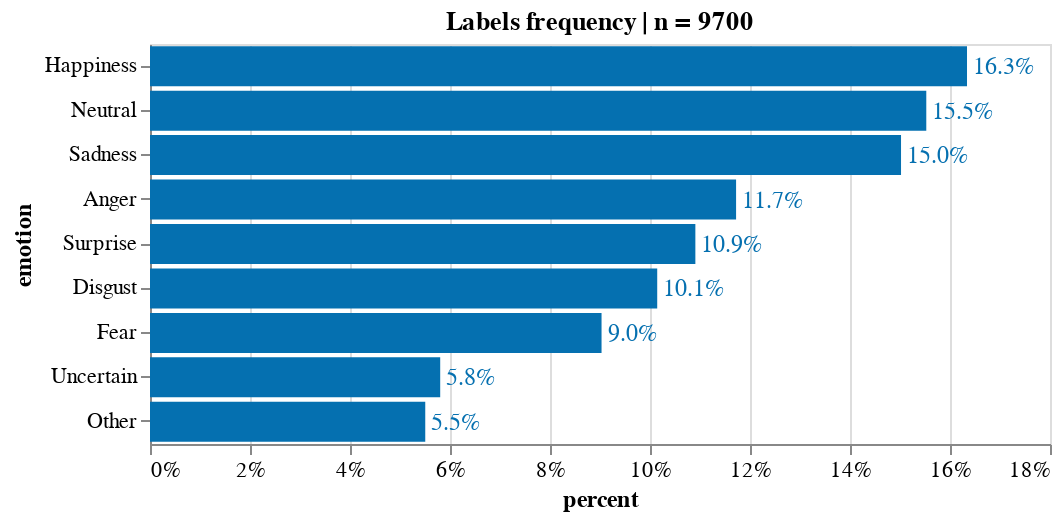

This figure's notebook cell:
### Code cell
source = count_freq_labels(df_emo_answers, X="all") 

# save list of emotions words to avoid repeating this computation later
emotion_words_list = source['emotion'].str.lower().tolist()
# emotion_words_list.remove('other')

title = 'Labels frequency | n = '+ source['counts'].sum().astype(str)
X, Y = 'percent:Q', 'emotion:N'
w, h= 450, 200
txs, ls, ts = 12, 11, 12

chart_overall_per = simple_per_bar(
    source, title=title, X=X, Y=Y, \
    width=w, height=h, \
    text_size = txs, label_size = ls, title_size=ts)

chart_overall_per.display(renderer='svg')

### Figure 1 — Vega-Lite specification as saved in the notebook (floating-point values rounded to 4 significant figures)
{"config": {"view": {"continuousWidth": 400, "continuousHeight": 300}, "axis": {"labelFontSize": 11, "titleFontSize": 12}}, "layer": [{"mark": "bar", "encoding": {"color": {"condition": {"value": "orange", "test": "(datum.emotion === null)"}, "value": "#0570b0"}, "x": {"type": "quantitative", "axis": {"format": ".0%"}, "field": "percent"}, "y": {"type": "nominal", "field": "emotion", "sort": "-x"}}, "title": "Labels frequency | n = 9700"}, {"mark": {"type": "text", "align": "left", "baseline": "middle", "dx": 3, "fontSize": 12}, "encoding": {"color": {"condition": {"value": "orange", "test": "(datum.emotion === null)"}, "value": "#0570b0"}, "text": {"type": "quantitative", "field": "percent", "format": ".1%"}, "x": {"type": "quantitative", "axis": {"format": ".0%"}, "field": "percent"}, "y": {"type": "nominal", "field": "emotion", "sort": "-x"}}, "title": "Labels frequency | n = 9700"}], "data": {"name": "data-8e97d62b90b0fd994be07ea548bccd80"}, "height": 200, "width": 450, "$schema": "https://vega.github.io/schema/vega-lite/v4.8.1.json", "datasets": {"data-8e97d62b90b0fd994be07ea548bccd80": [{"counts": 1585, "emotion": "Happiness", "percent": 0.1634}, {"counts": 1506, "emotion": "Neutral", "percent": 0.1553}, {"counts": 1457, "emotion": "Sadness", "percent": 0.1502}, {"counts": 1137, "emotion": "Anger", "percent": 0.1172}, {"counts": 1058, "emotion": "Surprise", "percent": 0.1091}, {"counts": 984, "emotion": "Disgust", "percent": 0.1014}, {"counts": 876, "emotion": "Fear", "percent": 0.09031}, {"counts": 563, "emotion": "Uncertain", "percent": 0.05804}, {"counts": 534, "emotion": "Other", "percent": 0.05505}]}}
